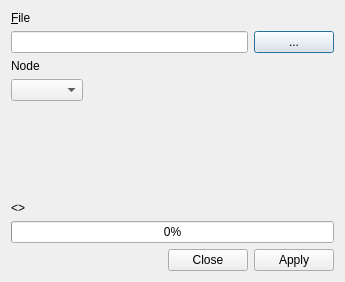
<?xml version="1.0" encoding="UTF-8"?>
<ui version="4.0">
 <class>dialogFirmware</class>
 <widget class="QDialog" name="dialogFirmware">
  <property name="geometry">
   <rect>
    <x>0</x>
    <y>0</y>
    <width>345</width>
    <height>282</height>
   </rect>
  </property>
  <property name="windowTitle">
   <string>Upload Firmware</string>
  </property>
  <layout class="QVBoxLayout" name="verticalLayout">
   <item>
    <widget class="QLabel" name="labelFile">
     <property name="text">
      <string>&amp;File</string>
     </property>
     <property name="buddy">
      <cstring>editFile</cstring>
     </property>
    </widget>
   </item>
   <item>
    <layout class="QHBoxLayout" name="horizontalLayout">
     <item>
      <widget class="QLineEdit" name="editFile"/>
     </item>
     <item>
      <widget class="QPushButton" name="btnFile">
       <property name="text">
        <string>...</string>
       </property>
      </widget>
     </item>
    </layout>
   </item>
   <item>
    <layout class="QGridLayout" name="gridLayout">
     <item row="1" column="1">
      <spacer name="horizontalSpacer_2">
       <property name="orientation">
        <enum>Qt::Horizontal</enum>
       </property>
       <property name="sizeHint" stdset="0">
        <size>
         <width>40</width>
         <height>20</height>
        </size>
       </property>
      </spacer>
     </item>
     <item row="0" column="0">
      <widget class="QLabel" name="labelDevice">
       <property name="text">
        <string>Node</string>
       </property>
       <property name="buddy">
        <cstring>comboNode</cstring>
       </property>
      </widget>
     </item>
     <item row="1" column="0">
      <widget class="QComboBox" name="comboNode"/>
     </item>
    </layout>
   </item>
   <item>
    <layout class="QHBoxLayout" name="horizontalLayout_2">
     <item>
      <spacer name="horizontalSpacer">
       <property name="orientation">
        <enum>Qt::Horizontal</enum>
       </property>
       <property name="sizeHint" stdset="0">
        <size>
         <width>40</width>
         <height>20</height>
        </size>
       </property>
      </spacer>
     </item>
    </layout>
   </item>
   <item>
    <spacer name="verticalSpacer">
     <property name="orientation">
      <enum>Qt::Vertical</enum>
     </property>
     <property name="sizeHint" stdset="0">
      <size>
       <width>20</width>
       <height>40</height>
      </size>
     </property>
    </spacer>
   </item>
   <item>
    <widget class="QLabel" name="labelStatus">
     <property name="text">
      <string>&lt;&lt;Status&gt;&gt;</string>
     </property>
    </widget>
   </item>
   <item>
    <widget class="QProgressBar" name="progressBar">
     <property name="value">
      <number>0</number>
     </property>
    </widget>
   </item>
   <item>
    <widget class="QDialogButtonBox" name="buttonBox">
     <property name="standardButtons">
      <set>QDialogButtonBox::Apply|QDialogButtonBox::Close</set>
     </property>
    </widget>
   </item>
  </layout>
 </widget>
 <tabstops>
  <tabstop>buttonBox</tabstop>
  <tabstop>editFile</tabstop>
  <tabstop>btnFile</tabstop>
  <tabstop>comboNode</tabstop>
 </tabstops>
 <resources/>
 <connections>
  <connection>
   <sender>buttonBox</sender>
   <signal>rejected()</signal>
   <receiver>dialogFirmware</receiver>
   <slot>reject()</slot>
   <hints>
    <hint type="sourcelabel">
     <x>319</x>
     <y>277</y>
    </hint>
    <hint type="destinationlabel">
     <x>220</x>
     <y>0</y>
    </hint>
   </hints>
  </connection>
  <connection>
   <sender>btnFile</sender>
   <signal>clicked()</signal>
   <receiver>dialogFirmware</receiver>
   <slot>btnFileClick()</slot>
   <hints>
    <hint type="sourcelabel">
     <x>331</x>
     <y>33</y>
    </hint>
    <hint type="destinationlabel">
     <x>269</x>
     <y>-19</y>
    </hint>
   </hints>
  </connection>
  <connection>
   <sender>buttonBox</sender>
   <signal>clicked(QAbstractButton*)</signal>
   <receiver>dialogFirmware</receiver>
   <slot>btnClick(QAbstractButton*)</slot>
   <hints>
    <hint type="sourcelabel">
     <x>141</x>
     <y>277</y>
    </hint>
    <hint type="destinationlabel">
     <x>155</x>
     <y>0</y>
    </hint>
   </hints>
  </connection>
 </connections>
 <slots>
  <slot>btnClick(QAbstractButton*)</slot>
  <slot>btnFileClick()</slot>
 </slots>
</ui>
